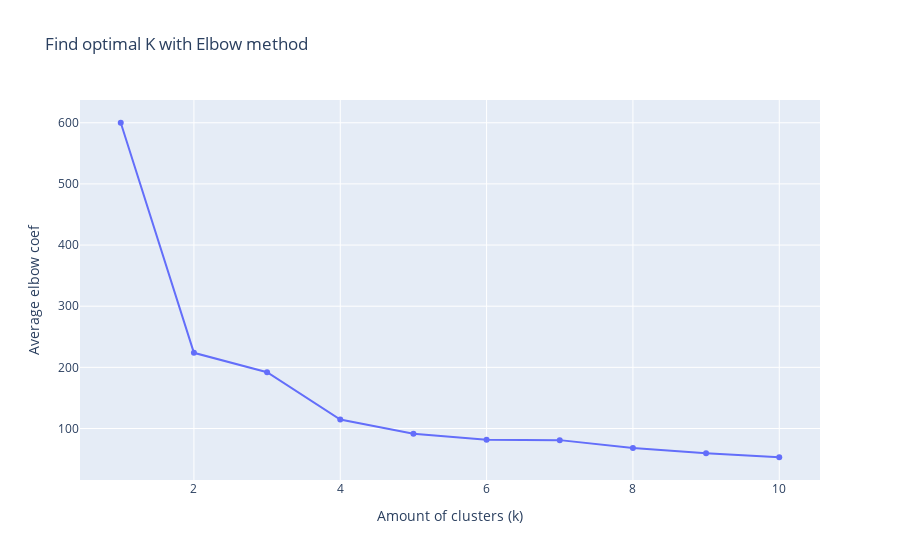

The cell this chart's notebook holds for it:
### Code cell
inertia = []
K_range = range(1, 11)
for k in K_range:
    km = KMeans(n_clusters=k, random_state=42)
    km.fit(scaled_features)
    inertia.append(km.inertia_)

fig_score = px.line(
    x=list(K_range),
    y=inertia,
    markers=True,
    labels={'x': 'Amount of clusters (k)', 'y': 'Average elbow coef'},
    title='Find optimal K with Elbow method '
)
fig_score.show()

### Figure 1 — Plotly figure (JSON) as saved in the notebook; plotly's stock layout.template omitted (floating-point values rounded to 4 significant figures)
{"data": [{"hovertemplate": "Amount of clusters (k)=%{x}<br>Average elbow coef=%{y}<extra></extra>", "legendgroup": "", "line": {"color": "#636efa", "dash": "solid"}, "marker": {"symbol": "circle"}, "mode": "lines+markers", "name": "", "orientation": "v", "showlegend": false, "type": "scatter", "x": [1, 2, 3, 4, 5, 6, 7, 8, 9, 10], "xaxis": "x", "y": [600.0, 223.7, 192.0, 114.7, 91.3, 81.76, 80.98, 68.09, 59.39, 52.99], "yaxis": "y"}], "layout": {"legend": {"tracegroupgap": 0}, "title": {"text": "Find optimal K with Elbow method "}, "xaxis": {"anchor": "y", "domain": [0, 1], "title": {"text": "Amount of clusters (k)"}}, "yaxis": {"anchor": "x", "domain": [0, 1], "title": {"text": "Average elbow coef"}}}}
